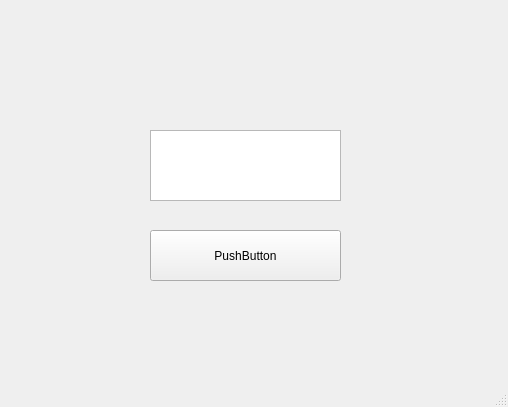
<?xml version="1.0" encoding="UTF-8"?>
<ui version="4.0">
 <class>MainWindow</class>
 <widget class="QMainWindow" name="MainWindow">
  <property name="geometry">
   <rect>
    <x>0</x>
    <y>0</y>
    <width>508</width>
    <height>407</height>
   </rect>
  </property>
  <property name="windowTitle">
   <string>MainWindow</string>
  </property>
  <widget class="QWidget" name="centralwidget">
   <widget class="QPushButton" name="pushButton">
    <property name="geometry">
     <rect>
      <x>150</x>
      <y>230</y>
      <width>191</width>
      <height>51</height>
     </rect>
    </property>
    <property name="text">
     <string>PushButton</string>
    </property>
   </widget>
   <widget class="QTextEdit" name="textEdit">
    <property name="geometry">
     <rect>
      <x>150</x>
      <y>130</y>
      <width>191</width>
      <height>71</height>
     </rect>
    </property>
    <property name="tabletTracking">
     <bool>false</bool>
    </property>
    <property name="readOnly">
     <bool>false</bool>
    </property>
   </widget>
  </widget>
  <widget class="QMenuBar" name="menubar">
   <property name="geometry">
    <rect>
     <x>0</x>
     <y>0</y>
     <width>508</width>
     <height>25</height>
    </rect>
   </property>
  </widget>
  <widget class="QStatusBar" name="statusbar"/>
 </widget>
 <resources/>
 <connections/>
</ui>
